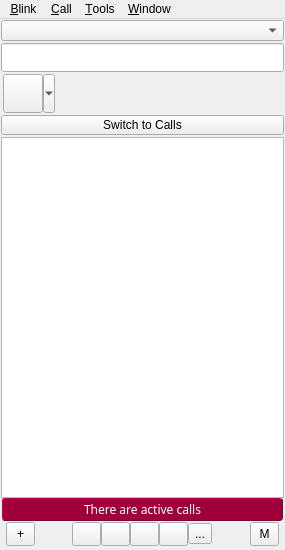
<?xml version="1.0" encoding="UTF-8"?>
<ui version="4.0">
 <class>main_window</class>
 <widget class="QMainWindow" name="main_window">
  <property name="geometry">
   <rect>
    <x>0</x>
    <y>0</y>
    <width>285</width>
    <height>550</height>
   </rect>
  </property>
  <property name="minimumSize">
   <size>
    <width>285</width>
    <height>550</height>
   </size>
  </property>
  <property name="windowTitle">
   <string>Blink</string>
  </property>
  <property name="windowIcon">
   <iconset>
    <normaloff>icons/blink48.png</normaloff>icons/blink48.png</iconset>
  </property>
  <widget class="QWidget" name="centralwidget">
   <property name="sizePolicy">
    <sizepolicy hsizetype="Preferred" vsizetype="Preferred">
     <horstretch>0</horstretch>
     <verstretch>0</verstretch>
    </sizepolicy>
   </property>
   <property name="autoFillBackground">
    <bool>false</bool>
   </property>
   <layout class="QVBoxLayout" name="verticalLayout">
    <property name="spacing">
     <number>2</number>
    </property>
    <property name="margin">
     <number>1</number>
    </property>
    <item>
     <widget class="AccountSelector" name="identity">
      <property name="maximumSize">
       <size>
        <width>16777215</width>
        <height>21</height>
       </size>
      </property>
      <property name="font">
       <font>
        <pointsize>9</pointsize>
       </font>
      </property>
      <property name="toolTip">
       <string>Select the SIP account used for outbound calls</string>
      </property>
      <property name="maxVisibleItems">
       <number>20</number>
      </property>
      <property name="iconSize">
       <size>
        <width>14</width>
        <height>14</height>
       </size>
      </property>
     </widget>
    </item>
    <item>
     <widget class="SearchBox" name="search_box">
      <property name="sizePolicy">
       <sizepolicy hsizetype="Expanding" vsizetype="Fixed">
        <horstretch>0</horstretch>
        <verstretch>0</verstretch>
       </sizepolicy>
      </property>
      <property name="minimumSize">
       <size>
        <width>0</width>
        <height>29</height>
       </size>
      </property>
      <property name="inactiveText" stdset="0">
       <string>Search Contacts or Enter Address</string>
      </property>
     </widget>
    </item>
    <item>
     <layout class="QHBoxLayout" name="identity_layout">
      <property name="spacing">
       <number>2</number>
      </property>
      <property name="leftMargin">
       <number>2</number>
      </property>
      <property name="rightMargin">
       <number>1</number>
      </property>
      <item>
       <widget class="AccountState" name="account_state">
        <property name="icon">
         <iconset>
          <normaloff>icons/avatar.jpg</normaloff>icons/avatar.jpg</iconset>
        </property>
        <property name="iconSize">
         <size>
          <width>32</width>
          <height>32</height>
         </size>
        </property>
        <property name="popupMode">
         <enum>QToolButton::MenuButtonPopup</enum>
        </property>
       </widget>
      </item>
      <item>
       <layout class="QVBoxLayout" name="name_note_layout">
        <property name="spacing">
         <number>0</number>
        </property>
        <item>
         <widget class="LineEdit" name="display_name">
          <property name="maximumSize">
           <size>
            <width>16777215</width>
            <height>18</height>
           </size>
          </property>
          <property name="toolTip">
           <string>Click to change your display name</string>
          </property>
          <property name="styleSheet">
           <string>QLineEdit {
	background-color: transparent;
}
</string>
          </property>
          <property name="frame">
           <bool>false</bool>
          </property>
          <property name="inactiveText" stdset="0">
           <string>Type your name here</string>
          </property>
          <property name="widgetSpacing" stdset="0">
           <number>0</number>
          </property>
         </widget>
        </item>
        <item>
         <widget class="LineEdit" name="activity_note">
          <property name="maximumSize">
           <size>
            <width>16777215</width>
            <height>18</height>
           </size>
          </property>
          <property name="palette">
           <palette>
            <active>
             <colorrole role="Button">
              <brush brushstyle="SolidPattern">
               <color alpha="0">
                <red>0</red>
                <green>0</green>
                <blue>0</blue>
               </color>
              </brush>
             </colorrole>
             <colorrole role="Text">
              <brush brushstyle="SolidPattern">
               <color alpha="255">
                <red>70</red>
                <green>70</green>
                <blue>70</blue>
               </color>
              </brush>
             </colorrole>
             <colorrole role="Base">
              <brush brushstyle="SolidPattern">
               <color alpha="0">
                <red>0</red>
                <green>0</green>
                <blue>0</blue>
               </color>
              </brush>
             </colorrole>
             <colorrole role="Window">
              <brush brushstyle="SolidPattern">
               <color alpha="0">
                <red>0</red>
                <green>0</green>
                <blue>0</blue>
               </color>
              </brush>
             </colorrole>
            </active>
            <inactive>
             <colorrole role="Button">
              <brush brushstyle="SolidPattern">
               <color alpha="0">
                <red>0</red>
                <green>0</green>
                <blue>0</blue>
               </color>
              </brush>
             </colorrole>
             <colorrole role="Text">
              <brush brushstyle="SolidPattern">
               <color alpha="255">
                <red>70</red>
                <green>70</green>
                <blue>70</blue>
               </color>
              </brush>
             </colorrole>
             <colorrole role="Base">
              <brush brushstyle="SolidPattern">
               <color alpha="0">
                <red>0</red>
                <green>0</green>
                <blue>0</blue>
               </color>
              </brush>
             </colorrole>
             <colorrole role="Window">
              <brush brushstyle="SolidPattern">
               <color alpha="0">
                <red>0</red>
                <green>0</green>
                <blue>0</blue>
               </color>
              </brush>
             </colorrole>
            </inactive>
            <disabled>
             <colorrole role="Button">
              <brush brushstyle="SolidPattern">
               <color alpha="0">
                <red>0</red>
                <green>0</green>
                <blue>0</blue>
               </color>
              </brush>
             </colorrole>
             <colorrole role="Text">
              <brush brushstyle="SolidPattern">
               <color alpha="255">
                <red>166</red>
                <green>165</green>
                <blue>165</blue>
               </color>
              </brush>
             </colorrole>
             <colorrole role="Base">
              <brush brushstyle="SolidPattern">
               <color alpha="0">
                <red>0</red>
                <green>0</green>
                <blue>0</blue>
               </color>
              </brush>
             </colorrole>
             <colorrole role="Window">
              <brush brushstyle="SolidPattern">
               <color alpha="0">
                <red>0</red>
                <green>0</green>
                <blue>0</blue>
               </color>
              </brush>
             </colorrole>
            </disabled>
           </palette>
          </property>
          <property name="styleSheet">
           <string>QLineEdit {
	background-color: transparent;
}
</string>
          </property>
          <property name="frame">
           <bool>false</bool>
          </property>
          <property name="inactiveText" stdset="0">
           <string>Add an activity note here</string>
          </property>
          <property name="widgetSpacing" stdset="0">
           <number>0</number>
          </property>
         </widget>
        </item>
       </layout>
      </item>
     </layout>
    </item>
    <item>
     <widget class="SwitchViewButton" name="switch_view_button">
      <property name="sizePolicy">
       <sizepolicy hsizetype="Expanding" vsizetype="Minimum">
        <horstretch>0</horstretch>
        <verstretch>0</verstretch>
       </sizepolicy>
      </property>
      <property name="minimumSize">
       <size>
        <width>0</width>
        <height>20</height>
       </size>
      </property>
      <property name="maximumSize">
       <size>
        <width>16777215</width>
        <height>20</height>
       </size>
      </property>
      <property name="focusPolicy">
       <enum>Qt::TabFocus</enum>
      </property>
      <property name="text">
       <string>Switch to Calls</string>
      </property>
      <property name="iconSize">
       <size>
        <width>12</width>
        <height>12</height>
       </size>
      </property>
     </widget>
    </item>
    <item>
     <widget class="QStackedWidget" name="main_view">
      <property name="currentIndex">
       <number>0</number>
      </property>
      <widget class="QWidget" name="contacts_panel">
       <layout class="QVBoxLayout" name="verticalLayout_8">
        <property name="spacing">
         <number>0</number>
        </property>
        <property name="margin">
         <number>0</number>
        </property>
        <item>
         <widget class="QStackedWidget" name="contacts_view">
          <property name="currentIndex">
           <number>0</number>
          </property>
          <widget class="QWidget" name="contact_list_panel">
           <layout class="QVBoxLayout" name="verticalLayout_7">
            <property name="spacing">
             <number>0</number>
            </property>
            <property name="margin">
             <number>0</number>
            </property>
            <item>
             <widget class="ContactListView" name="contact_list">
              <property name="mouseTracking">
               <bool>true</bool>
              </property>
              <property name="horizontalScrollBarPolicy">
               <enum>Qt::ScrollBarAlwaysOff</enum>
              </property>
              <property name="dragEnabled">
               <bool>true</bool>
              </property>
              <property name="dragDropMode">
               <enum>QAbstractItemView::DragDrop</enum>
              </property>
              <property name="alternatingRowColors">
               <bool>true</bool>
              </property>
              <property name="selectionMode">
               <enum>QAbstractItemView::ExtendedSelection</enum>
              </property>
             </widget>
            </item>
           </layout>
          </widget>
          <widget class="QWidget" name="search_panel">
           <layout class="QVBoxLayout" name="verticalLayout_6">
            <property name="spacing">
             <number>2</number>
            </property>
            <property name="margin">
             <number>0</number>
            </property>
            <item>
             <layout class="QHBoxLayout" name="search_topbox_layout">
              <property name="spacing">
               <number>0</number>
              </property>
              <property name="bottomMargin">
               <number>0</number>
              </property>
              <item>
               <spacer name="search_topbox_spacer_1">
                <property name="orientation">
                 <enum>Qt::Horizontal</enum>
                </property>
                <property name="sizeHint" stdset="0">
                 <size>
                  <width>40</width>
                  <height>20</height>
                 </size>
                </property>
               </spacer>
              </item>
              <item>
               <layout class="QVBoxLayout" name="search_topbuttons_layout">
                <property name="spacing">
                 <number>1</number>
                </property>
                <property name="topMargin">
                 <number>3</number>
                </property>
                <property name="bottomMargin">
                 <number>3</number>
                </property>
                <item>
                 <widget class="QPushButton" name="back_to_contacts_button">
                  <property name="sizePolicy">
                   <sizepolicy hsizetype="Expanding" vsizetype="Fixed">
                    <horstretch>0</horstretch>
                    <verstretch>0</verstretch>
                   </sizepolicy>
                  </property>
                  <property name="maximumSize">
                   <size>
                    <width>16777215</width>
                    <height>20</height>
                   </size>
                  </property>
                  <property name="focusPolicy">
                   <enum>Qt::TabFocus</enum>
                  </property>
                  <property name="text">
                   <string>Back to contacts</string>
                  </property>
                 </widget>
                </item>
                <item>
                 <widget class="QPushButton" name="add_search_contact_button">
                  <property name="sizePolicy">
                   <sizepolicy hsizetype="Expanding" vsizetype="Fixed">
                    <horstretch>0</horstretch>
                    <verstretch>0</verstretch>
                   </sizepolicy>
                  </property>
                  <property name="maximumSize">
                   <size>
                    <width>16777215</width>
                    <height>20</height>
                   </size>
                  </property>
                  <property name="focusPolicy">
                   <enum>Qt::TabFocus</enum>
                  </property>
                  <property name="text">
                   <string>Add contact</string>
                  </property>
                 </widget>
                </item>
               </layout>
              </item>
              <item>
               <spacer name="search_topbox_spacer_2">
                <property name="orientation">
                 <enum>Qt::Horizontal</enum>
                </property>
                <property name="sizeHint" stdset="0">
                 <size>
                  <width>40</width>
                  <height>20</height>
                 </size>
                </property>
               </spacer>
              </item>
             </layout>
            </item>
            <item>
             <widget class="QStackedWidget" name="search_view">
              <property name="currentIndex">
               <number>0</number>
              </property>
              <widget class="QWidget" name="search_list_panel">
               <layout class="QVBoxLayout" name="verticalLayout_5">
                <property name="spacing">
                 <number>0</number>
                </property>
                <property name="margin">
                 <number>0</number>
                </property>
                <item>
                 <widget class="ContactSearchListView" name="search_list">
                  <property name="mouseTracking">
                   <bool>true</bool>
                  </property>
                  <property name="dragEnabled">
                   <bool>true</bool>
                  </property>
                  <property name="dragDropMode">
                   <enum>QAbstractItemView::DragDrop</enum>
                  </property>
                  <property name="alternatingRowColors">
                   <bool>true</bool>
                  </property>
                  <property name="selectionMode">
                   <enum>QAbstractItemView::ExtendedSelection</enum>
                  </property>
                 </widget>
                </item>
               </layout>
              </widget>
              <widget class="QWidget" name="not_found_panel">
               <layout class="QVBoxLayout" name="verticalLayout_3">
                <property name="spacing">
                 <number>0</number>
                </property>
                <property name="margin">
                 <number>0</number>
                </property>
                <item>
                 <widget class="QLabel" name="not_found_label">
                  <property name="text">
                   <string>No matching contacts found.
Press Return to start a call to
the typed address, or use the
buttons below.</string>
                  </property>
                  <property name="alignment">
                   <set>Qt::AlignCenter</set>
                  </property>
                  <property name="wordWrap">
                   <bool>true</bool>
                  </property>
                 </widget>
                </item>
               </layout>
              </widget>
             </widget>
            </item>
           </layout>
          </widget>
         </widget>
        </item>
        <item>
         <widget class="QLabel" name="active_sessions_label">
          <property name="font">
           <font>
            <family>Sans Serif</family>
           </font>
          </property>
          <property name="styleSheet">
           <string>background-color: #a0003a;
border-style: outset;
border-width: 1px;
border-radius: 3px;
border-color: #800040;
color: white;
margin-left: 1px;
margin-right: 1px;
padding: 2px;</string>
          </property>
          <property name="text">
           <string>There are active calls</string>
          </property>
          <property name="alignment">
           <set>Qt::AlignCenter</set>
          </property>
         </widget>
        </item>
        <item>
         <layout class="QHBoxLayout" name="contact_buttonbox_layout">
          <property name="spacing">
           <number>0</number>
          </property>
          <property name="leftMargin">
           <number>5</number>
          </property>
          <property name="topMargin">
           <number>1</number>
          </property>
          <property name="rightMargin">
           <number>5</number>
          </property>
          <property name="bottomMargin">
           <number>3</number>
          </property>
          <item>
           <widget class="QToolButton" name="add_contact_button">
            <property name="minimumSize">
             <size>
              <width>29</width>
              <height>24</height>
             </size>
            </property>
            <property name="maximumSize">
             <size>
              <width>29</width>
              <height>24</height>
             </size>
            </property>
            <property name="toolTip">
             <string>Add a new contact</string>
            </property>
            <property name="text">
             <string>+</string>
            </property>
            <property name="icon">
             <iconset>
              <normaloff>icons/plus18.svg</normaloff>icons/plus18.svg</iconset>
            </property>
            <property name="iconSize">
             <size>
              <width>18</width>
              <height>18</height>
             </size>
            </property>
           </widget>
          </item>
          <item>
           <spacer name="button_box_spacer_1">
            <property name="orientation">
             <enum>Qt::Horizontal</enum>
            </property>
            <property name="sizeHint" stdset="0">
             <size>
              <width>40</width>
              <height>20</height>
             </size>
            </property>
           </spacer>
          </item>
          <item>
           <layout class="QHBoxLayout" name="dial_buttons_layout">
            <property name="spacing">
             <number>0</number>
            </property>
            <item>
             <widget class="QToolButton" name="audio_call_button">
              <property name="minimumSize">
               <size>
                <width>29</width>
                <height>24</height>
               </size>
              </property>
              <property name="maximumSize">
               <size>
                <width>29</width>
                <height>24</height>
               </size>
              </property>
              <property name="toolTip">
               <string>Make an audio call</string>
              </property>
              <property name="icon">
               <iconset>
                <normaloff>icons/handset.svg</normaloff>icons/handset.svg</iconset>
              </property>
              <property name="iconSize">
               <size>
                <width>16</width>
                <height>16</height>
               </size>
              </property>
             </widget>
            </item>
            <item>
             <widget class="ToolButton" name="video_call_button">
              <property name="minimumSize">
               <size>
                <width>29</width>
                <height>24</height>
               </size>
              </property>
              <property name="maximumSize">
               <size>
                <width>29</width>
                <height>24</height>
               </size>
              </property>
              <property name="toolTip">
               <string>Make a video call</string>
              </property>
              <property name="icon">
               <iconset>
                <normaloff>icons/camera.svg</normaloff>icons/camera.svg</iconset>
              </property>
              <property name="iconSize">
               <size>
                <width>16</width>
                <height>16</height>
               </size>
              </property>
             </widget>
            </item>
            <item>
             <widget class="ToolButton" name="chat_session_button">
              <property name="minimumSize">
               <size>
                <width>29</width>
                <height>24</height>
               </size>
              </property>
              <property name="maximumSize">
               <size>
                <width>29</width>
                <height>24</height>
               </size>
              </property>
              <property name="toolTip">
               <string>Start a chat session</string>
              </property>
              <property name="icon">
               <iconset>
                <normaloff>icons/chat.svg</normaloff>icons/chat.svg</iconset>
              </property>
              <property name="iconSize">
               <size>
                <width>16</width>
                <height>16</height>
               </size>
              </property>
             </widget>
            </item>
            <item>
             <widget class="ToolButton" name="screen_sharing_button">
              <property name="minimumSize">
               <size>
                <width>29</width>
                <height>24</height>
               </size>
              </property>
              <property name="maximumSize">
               <size>
                <width>29</width>
                <height>24</height>
               </size>
              </property>
              <property name="toolTip">
               <string>Start screen sharing</string>
              </property>
              <property name="icon">
               <iconset>
                <normaloff>icons/screen.svg</normaloff>icons/screen.svg</iconset>
              </property>
              <property name="iconSize">
               <size>
                <width>16</width>
                <height>16</height>
               </size>
              </property>
              <property name="popupMode">
               <enum>QToolButton::InstantPopup</enum>
              </property>
             </widget>
            </item>
            <item>
             <widget class="QToolButton" name="share_document_button">
              <property name="toolTip">
               <string>Share Document</string>
              </property>
              <property name="text">
               <string>...</string>
              </property>
              <property name="icon">
               <iconset>
                <normaloff>icons/file-transfer.png</normaloff>icons/file-transfer.png</iconset>
              </property>
             </widget>
            </item>
           </layout>
          </item>
          <item>
           <spacer name="button_box_spacer_2">
            <property name="orientation">
             <enum>Qt::Horizontal</enum>
            </property>
            <property name="sizeHint" stdset="0">
             <size>
              <width>40</width>
              <height>20</height>
             </size>
            </property>
           </spacer>
          </item>
          <item>
           <widget class="QToolButton" name="silent_button">
            <property name="minimumSize">
             <size>
              <width>29</width>
              <height>24</height>
             </size>
            </property>
            <property name="maximumSize">
             <size>
              <width>29</width>
              <height>24</height>
             </size>
            </property>
            <property name="toolTip">
             <string>Disable ringtones (silent mode)</string>
            </property>
            <property name="text">
             <string>M</string>
            </property>
            <property name="icon">
             <iconset>
              <normaloff>icons/bell-on.svg</normaloff>
              <normalon>icons/bell-off.svg</normalon>icons/bell-on.svg</iconset>
            </property>
            <property name="iconSize">
             <size>
              <width>16</width>
              <height>16</height>
             </size>
            </property>
            <property name="checkable">
             <bool>true</bool>
            </property>
           </widget>
          </item>
         </layout>
        </item>
       </layout>
      </widget>
      <widget class="QWidget" name="sessions_panel">
       <layout class="QVBoxLayout" name="verticalLayout_2">
        <property name="spacing">
         <number>0</number>
        </property>
        <property name="margin">
         <number>0</number>
        </property>
        <item>
         <widget class="AudioSessionListView" name="session_list">
          <property name="horizontalScrollBarPolicy">
           <enum>Qt::ScrollBarAlwaysOff</enum>
          </property>
          <property name="dragEnabled">
           <bool>true</bool>
          </property>
          <property name="dragDropMode">
           <enum>QAbstractItemView::DragDrop</enum>
          </property>
          <property name="verticalScrollMode">
           <enum>QAbstractItemView::ScrollPerPixel</enum>
          </property>
         </widget>
        </item>
        <item>
         <layout class="QHBoxLayout" name="session_buttons_layout">
          <property name="spacing">
           <number>5</number>
          </property>
          <property name="leftMargin">
           <number>5</number>
          </property>
          <property name="topMargin">
           <number>1</number>
          </property>
          <property name="rightMargin">
           <number>5</number>
          </property>
          <property name="bottomMargin">
           <number>3</number>
          </property>
          <item>
           <widget class="QPushButton" name="hangup_all_button">
            <property name="minimumSize">
             <size>
              <width>85</width>
              <height>24</height>
             </size>
            </property>
            <property name="maximumSize">
             <size>
              <width>16777215</width>
              <height>24</height>
             </size>
            </property>
            <property name="focusPolicy">
             <enum>Qt::TabFocus</enum>
            </property>
            <property name="text">
             <string>Hangup all</string>
            </property>
           </widget>
          </item>
          <item>
           <widget class="ConferenceButton" name="conference_button">
            <property name="minimumSize">
             <size>
              <width>85</width>
              <height>24</height>
             </size>
            </property>
            <property name="maximumSize">
             <size>
              <width>16777215</width>
              <height>24</height>
             </size>
            </property>
            <property name="focusPolicy">
             <enum>Qt::TabFocus</enum>
            </property>
            <property name="text">
             <string>Conference</string>
            </property>
            <property name="checkable">
             <bool>true</bool>
            </property>
            <property name="popupMode">
             <enum>QToolButton::InstantPopup</enum>
            </property>
            <property name="toolButtonStyle">
             <enum>Qt::ToolButtonTextOnly</enum>
            </property>
           </widget>
          </item>
          <item>
           <spacer name="session_buttons_spacer">
            <property name="orientation">
             <enum>Qt::Horizontal</enum>
            </property>
            <property name="sizeHint" stdset="0">
             <size>
              <width>40</width>
              <height>20</height>
             </size>
            </property>
           </spacer>
          </item>
          <item>
           <widget class="QToolButton" name="mute_button">
            <property name="minimumSize">
             <size>
              <width>29</width>
              <height>24</height>
             </size>
            </property>
            <property name="maximumSize">
             <size>
              <width>29</width>
              <height>24</height>
             </size>
            </property>
            <property name="toolTip">
             <string>Mute microphone</string>
            </property>
            <property name="icon">
             <iconset>
              <normaloff>icons/mic-on.png</normaloff>
              <normalon>icons/mic-off.png</normalon>icons/mic-on.png</iconset>
            </property>
            <property name="checkable">
             <bool>true</bool>
            </property>
           </widget>
          </item>
         </layout>
        </item>
       </layout>
      </widget>
     </widget>
    </item>
   </layout>
  </widget>
  <widget class="QMenuBar" name="menubar">
   <property name="geometry">
    <rect>
     <x>0</x>
     <y>0</y>
     <width>285</width>
     <height>26</height>
    </rect>
   </property>
   <widget class="QMenu" name="blink_menu">
    <property name="title">
     <string>&amp;Blink</string>
    </property>
    <widget class="QMenu" name="accounts_menu">
     <property name="title">
      <string>&amp;Accounts</string>
     </property>
     <property name="icon">
      <iconset>
       <normaloff>icons/default-avatar.png</normaloff>icons/default-avatar.png</iconset>
     </property>
     <addaction name="add_account_action"/>
     <addaction name="manage_accounts_action"/>
     <addaction name="separator"/>
    </widget>
    <widget class="QMenu" name="quick_settings_menu">
     <property name="title">
      <string>Quick &amp;settings</string>
     </property>
     <property name="icon">
      <iconset>
       <normaloff>icons/quick-settings.png</normaloff>icons/quick-settings.png</iconset>
     </property>
     <addaction name="auto_accept_chat_action"/>
     <addaction name="answering_machine_action"/>
     <addaction name="received_messages_sound_action"/>
    </widget>
    <addaction name="about_action"/>
    <addaction name="check_for_updates_action"/>
    <addaction name="separator"/>
    <addaction name="preferences_action"/>
    <addaction name="quick_settings_menu"/>
    <addaction name="accounts_menu"/>
    <addaction name="separator"/>
    <addaction name="help_action"/>
    <addaction name="release_notes_action"/>
    <addaction name="separator"/>
    <addaction name="quit_action"/>
   </widget>
   <widget class="QMenu" name="tools_menu">
    <property name="title">
     <string>&amp;Tools</string>
    </property>
    <addaction name="sip_server_settings_action"/>
    <addaction name="history_on_server_action"/>
    <addaction name="search_for_people_action"/>
    <addaction name="separator"/>
    <addaction name="google_contacts_action"/>
   </widget>
   <widget class="QMenu" name="call_menu">
    <property name="title">
     <string>&amp;Call</string>
    </property>
    <widget class="QMenu" name="voicemail_menu">
     <property name="title">
      <string>&amp;Voicemail</string>
     </property>
    </widget>
    <widget class="QMenu" name="history_menu">
     <property name="title">
      <string>&amp;History</string>
     </property>
     <property name="icon">
      <iconset>
       <normaloff>icons/clock.svg</normaloff>icons/clock.svg</iconset>
     </property>
    </widget>
    <widget class="QMenu" name="output_device_menu">
     <property name="title">
      <string>&amp;Output device</string>
     </property>
     <property name="icon">
      <iconset>
       <normaloff>icons/speaker.svg</normaloff>icons/speaker.svg</iconset>
     </property>
    </widget>
    <widget class="QMenu" name="input_device_menu">
     <property name="title">
      <string>&amp;Input device</string>
     </property>
     <property name="icon">
      <iconset>
       <normaloff>icons/microphone.svg</normaloff>icons/microphone.svg</iconset>
     </property>
    </widget>
    <widget class="QMenu" name="alert_device_menu">
     <property name="title">
      <string>&amp;Alert device</string>
     </property>
     <property name="icon">
      <iconset>
       <normaloff>icons/bell.svg</normaloff>icons/bell.svg</iconset>
     </property>
    </widget>
    <widget class="QMenu" name="video_camera_menu">
     <property name="title">
      <string>Video &amp;Camera</string>
     </property>
     <property name="icon">
      <iconset>
       <normaloff>icons/camera.svg</normaloff>icons/camera.svg</iconset>
     </property>
    </widget>
    <addaction name="redial_action"/>
    <addaction name="join_conference_action"/>
    <addaction name="voicemail_menu"/>
    <addaction name="history_menu"/>
    <addaction name="separator"/>
    <addaction name="input_device_menu"/>
    <addaction name="output_device_menu"/>
    <addaction name="alert_device_menu"/>
    <addaction name="video_camera_menu"/>
    <addaction name="separator"/>
    <addaction name="mute_action"/>
    <addaction name="silent_action"/>
   </widget>
   <widget class="QMenu" name="window_menu">
    <property name="title">
     <string>&amp;Window</string>
    </property>
    <addaction name="chat_window_action"/>
    <addaction name="transfers_window_action"/>
    <addaction name="logs_window_action"/>
    <addaction name="received_files_window_action"/>
    <addaction name="screenshots_window_action"/>
    <addaction name="documents_window_action"/>
   </widget>
   <addaction name="blink_menu"/>
   <addaction name="call_menu"/>
   <addaction name="tools_menu"/>
   <addaction name="window_menu"/>
  </widget>
  <action name="quit_action">
   <property name="icon">
    <iconset>
     <normaloff>icons/application-exit.png</normaloff>icons/application-exit.png</iconset>
   </property>
   <property name="text">
    <string>&amp;Quit</string>
   </property>
   <property name="shortcut">
    <string>Ctrl+Q</string>
   </property>
   <property name="shortcutContext">
    <enum>Qt::ApplicationShortcut</enum>
   </property>
   <property name="menuRole">
    <enum>QAction::QuitRole</enum>
   </property>
  </action>
  <action name="about_action">
   <property name="icon">
    <iconset>
     <normaloff>icons/blink48.png</normaloff>icons/blink48.png</iconset>
   </property>
   <property name="text">
    <string>About &amp;Blink</string>
   </property>
   <property name="menuRole">
    <enum>QAction::AboutRole</enum>
   </property>
  </action>
  <action name="preferences_action">
   <property name="icon">
    <iconset>
     <normaloff>icons/configure.png</normaloff>icons/configure.png</iconset>
   </property>
   <property name="text">
    <string>&amp;Preferences</string>
   </property>
   <property name="shortcut">
    <string>Ctrl+P</string>
   </property>
   <property name="shortcutContext">
    <enum>Qt::ApplicationShortcut</enum>
   </property>
   <property name="menuRole">
    <enum>QAction::PreferencesRole</enum>
   </property>
  </action>
  <action name="check_for_updates_action">
   <property name="text">
    <string>Check for &amp;updates...</string>
   </property>
  </action>
  <action name="logs_window_action">
   <property name="text">
    <string>&amp;Logs</string>
   </property>
   <property name="shortcut">
    <string>Ctrl+L</string>
   </property>
   <property name="shortcutContext">
    <enum>Qt::ApplicationShortcut</enum>
   </property>
  </action>
  <action name="transfers_window_action">
   <property name="text">
    <string>File &amp;Transfers</string>
   </property>
   <property name="shortcut">
    <string>Ctrl+T</string>
   </property>
   <property name="shortcutContext">
    <enum>Qt::ApplicationShortcut</enum>
   </property>
  </action>
  <action name="answering_machine_action">
   <property name="checkable">
    <bool>true</bool>
   </property>
   <property name="text">
    <string>Enable &amp;answering machine</string>
   </property>
   <property name="visible">
    <bool>false</bool>
   </property>
  </action>
  <action name="sip_server_settings_action">
   <property name="text">
    <string>&amp;Settings on SIP server</string>
   </property>
  </action>
  <action name="redial_action">
   <property name="icon">
    <iconset>
     <normaloff>icons/retry.svg</normaloff>icons/retry.svg</iconset>
   </property>
   <property name="text">
    <string>&amp;Redial</string>
   </property>
   <property name="shortcut">
    <string>Ctrl+R</string>
   </property>
   <property name="shortcutContext">
    <enum>Qt::ApplicationShortcut</enum>
   </property>
  </action>
  <action name="mute_action">
   <property name="checkable">
    <bool>true</bool>
   </property>
   <property name="text">
    <string>&amp;Mute</string>
   </property>
   <property name="shortcut">
    <string>Ctrl+M</string>
   </property>
   <property name="shortcutContext">
    <enum>Qt::ApplicationShortcut</enum>
   </property>
  </action>
  <action name="silent_action">
   <property name="checkable">
    <bool>true</bool>
   </property>
   <property name="text">
    <string>&amp;Silence alerts</string>
   </property>
   <property name="shortcut">
    <string>Ctrl+S</string>
   </property>
   <property name="shortcutContext">
    <enum>Qt::ApplicationShortcut</enum>
   </property>
  </action>
  <action name="search_for_people_action">
   <property name="text">
    <string>Search for &amp;people</string>
   </property>
  </action>
  <action name="auto_accept_chat_action">
   <property name="checkable">
    <bool>true</bool>
   </property>
   <property name="text">
    <string>Auto-accept &amp;chat from my contacts</string>
   </property>
  </action>
  <action name="add_account_action">
   <property name="text">
    <string>&amp;Add account...</string>
   </property>
  </action>
  <action name="help_action">
   <property name="text">
    <string>Blink &amp;Help</string>
   </property>
   <property name="shortcut">
    <string>F1</string>
   </property>
   <property name="shortcutContext">
    <enum>Qt::ApplicationShortcut</enum>
   </property>
  </action>
  <action name="release_notes_action">
   <property name="text">
    <string>&amp;Release notes</string>
   </property>
  </action>
  <action name="manage_accounts_action">
   <property name="text">
    <string>&amp;Manage accounts</string>
   </property>
  </action>
  <action name="google_contacts_action">
   <property name="text">
    <string>Enable &amp;Google Contacts...</string>
   </property>
  </action>
  <action name="history_on_server_action">
   <property name="text">
    <string>Call &amp;history on server</string>
   </property>
  </action>
  <action name="join_conference_action">
   <property name="text">
    <string>&amp;Join Conference...</string>
   </property>
   <property name="shortcut">
    <string>Ctrl+J</string>
   </property>
   <property name="shortcutContext">
    <enum>Qt::ApplicationShortcut</enum>
   </property>
  </action>
  <action name="chat_window_action">
   <property name="text">
    <string>&amp;Chat</string>
   </property>
   <property name="shortcut">
    <string>Ctrl+G</string>
   </property>
   <property name="shortcutContext">
    <enum>Qt::ApplicationShortcut</enum>
   </property>
  </action>
  <action name="received_messages_sound_action">
   <property name="checkable">
    <bool>true</bool>
   </property>
   <property name="text">
    <string>Play a sound for &amp;received messages</string>
   </property>
  </action>
  <action name="received_files_window_action">
   <property name="text">
    <string>Received &amp;Files</string>
   </property>
   <property name="shortcut">
    <string>Ctrl+D</string>
   </property>
   <property name="shortcutContext">
    <enum>Qt::ApplicationShortcut</enum>
   </property>
  </action>
  <action name="screenshots_window_action">
   <property name="text">
    <string>&amp;Screenshots</string>
   </property>
   <property name="shortcut">
    <string>Ctrl+E</string>
   </property>
   <property name="shortcutContext">
    <enum>Qt::ApplicationShortcut</enum>
   </property>
  </action>
  <action name="documents_window_action">
   <property name="text">
    <string>Documents</string>
   </property>
  </action>
 </widget>
 <customwidgets>
  <customwidget>
   <class>ToolButton</class>
   <extends>QToolButton</extends>
   <header>blink.widgets.buttons</header>
  </customwidget>
  <customwidget>
   <class>LineEdit</class>
   <extends>QLineEdit</extends>
   <header>blink.widgets.lineedit</header>
  </customwidget>
  <customwidget>
   <class>SearchBox</class>
   <extends>QLineEdit</extends>
   <header>blink.widgets.lineedit</header>
  </customwidget>
  <customwidget>
   <class>ContactListView</class>
   <extends>QListView</extends>
   <header>blink.contacts</header>
  </customwidget>
  <customwidget>
   <class>ContactSearchListView</class>
   <extends>QListView</extends>
   <header>blink.contacts</header>
  </customwidget>
  <customwidget>
   <class>AccountSelector</class>
   <extends>QComboBox</extends>
   <header>blink.accounts</header>
  </customwidget>
  <customwidget>
   <class>SwitchViewButton</class>
   <extends>QPushButton</extends>
   <header>blink.widgets.buttons</header>
  </customwidget>
  <customwidget>
   <class>ConferenceButton</class>
   <extends>QToolButton</extends>
   <header>blink.widgets.buttons</header>
  </customwidget>
  <customwidget>
   <class>AccountState</class>
   <extends>QToolButton</extends>
   <header>blink.widgets.buttons</header>
  </customwidget>
  <customwidget>
   <class>AudioSessionListView</class>
   <extends>QListView</extends>
   <header>blink.sessions</header>
  </customwidget>
 </customwidgets>
 <tabstops>
  <tabstop>search_box</tabstop>
  <tabstop>search_list</tabstop>
  <tabstop>add_search_contact_button</tabstop>
  <tabstop>back_to_contacts_button</tabstop>
  <tabstop>contact_list</tabstop>
  <tabstop>account_state</tabstop>
  <tabstop>display_name</tabstop>
  <tabstop>activity_note</tabstop>
  <tabstop>identity</tabstop>
  <tabstop>switch_view_button</tabstop>
  <tabstop>add_contact_button</tabstop>
  <tabstop>audio_call_button</tabstop>
  <tabstop>chat_session_button</tabstop>
  <tabstop>screen_sharing_button</tabstop>
  <tabstop>silent_button</tabstop>
  <tabstop>session_list</tabstop>
  <tabstop>hangup_all_button</tabstop>
  <tabstop>conference_button</tabstop>
  <tabstop>mute_button</tabstop>
 </tabstops>
 <resources/>
 <connections/>
</ui>
